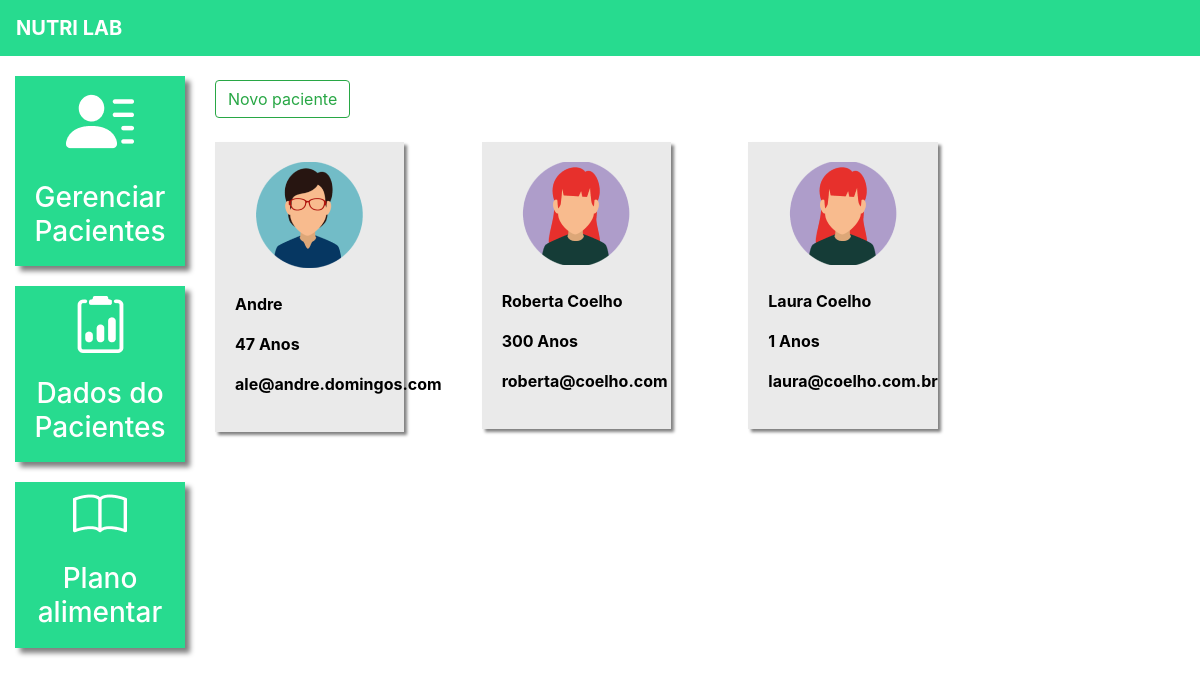
The app's page /pacientes/ (signed in) with its own data.
### plataforma/models.py (models this page shows, shortened)
class Pacientes(models.Model):
    choices_sexo = (('F', 'Feminino'),
                    ('M', 'Maculino'))
    nome = models.CharField(max_length=50)
    sexo = models.CharField(max_length=1, choices=choices_sexo)
    idade = models.IntegerField()
    email = models.EmailField()
    telefone = models.CharField(max_length=19)
    nutri = models.ForeignKey(User, on_delete=models.CASCADE)

### plataforma/views.py (the view, shortened to what this page needs)
# urls.py: path('pacientes/', views.pacientes, name='pacientes'),
@login_required(login_url='/auth/logar/')
def pacientes(request):
    if request.method == "GET":
        pacientes = Pacientes.objects.filter(nutri=request.user)
        return render(request, 'pacientes.html', {'pacientes': pacientes})

### plataforma/templates/pacientes.html (shortened to what this page needs)
{% extends 'base_plataforma.html' %}
{% load static %}
{% block 'plataforma' %}
<br />
<button type="button" class="btn btn-outline-success" data-toggle="modal" data-target="#modal">Novo paciente</button>
<br>
<br>
<div  class="row">
    {% for paciente in pacientes%}
            <div class="col-md-4">
                <a href="{% url 'dados_paciente_listar' %}" class="link-lateral">
                    <div class="card-paciente">
                        <div class="foto-perfil">
                            {% if paciente.sexo == "M"%}
                                <img src="{% static 'plataforma/img/perfil2.png' %}">
                            {% else %}
                                <img src="{% static 'plataforma/img/perfil1.png' %}">
                            {% endif %}
                        </div>
                        <br>
                        <p class="dados">{{paciente.nome}}</p>
                        <p class="dados">{{paciente.idade}} Anos</p>
                        <p class="dados">{{paciente.email}}</p>
                    </div>
                </a>
            </div>
{% endfor %}
</div>
{% endblock %}

### templates/static/plataforma/css/css.css (style rules this page uses)
.card-paciente { background-color: #EAEAEA; width: 80%; box-shadow: 3px 3px 3px gray; padding: 20px; color: black; }
.foto-perfil { text-align: center; }
.dados { font-weight: bold; }

### records on screen
Pacientes: nome "Andre", idade "47", email "ale@andre.domingos.com"
Pacientes: nome "Roberta Coelho", idade "300", email "roberta@coelho.com"
Pacientes: nome "Laura Coelho", idade "1", email "laura@coelho.com.br"
